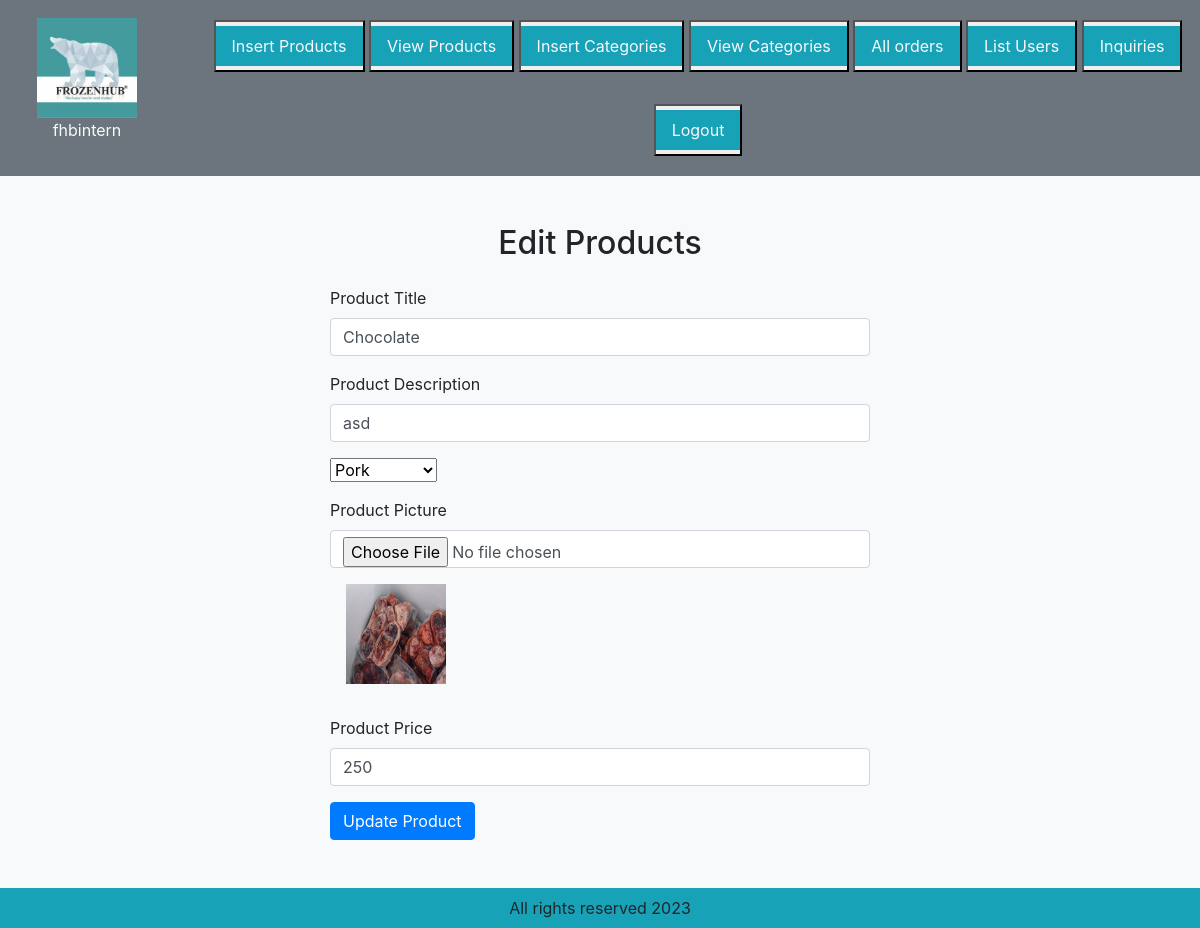
The page /admin_area/index.php?edit_products=9 (signed in) on the database its author committed.
### tables this page shows
CREATE TABLE `products` (
  `product_id` int(11) NOT NULL,
  `product_title` varchar(250) DEFAULT NULL,
  `product_description` varchar(250) DEFAULT NULL,
  `product_keyword` varchar(250) DEFAULT NULL,
  `product_price` bigint(250) DEFAULT NULL,
  `product_image` varchar(255) DEFAULT NULL,
  `category_id` int(11) DEFAULT NULL,
  `date` timestamp NOT NULL DEFAULT current_timestamp() ON UPDATE current_timestamp()
);

### admin_area/edit_products.php (the view, shortened to what this page needs)
<?php
include ('../includes/connect.php');
    $product = $_GET['edit_products'];
    $product_category ="";
    $category_query="SELECT * FROM products JOIN categories WHERE products.category_id = categories.category_id AND products.product_id = '$product'";
    $result_category= mysqli_query($conn,$category_query);
    if (mysqli_num_rows($result_category) == 0){
        echo"NO ROWS TO RETURN";
    }
    else {
    $row = mysqli_fetch_assoc($result_category);
    }
        $product_title = $row["product_title"];
        $product_description = $row["product_description"];
        $product_image = $row["product_image"];
        $product_price = $row["product_price"];
?>
<body class="bg-light">
    <div class="container mt-3">
    <h2 class = "text-center"> Edit Products </h2>
        <form method="POST" enctype="multipart/form-data">
            <div class="form-outline mb-4 w-50 m-auto pt-3">
                <label for="product_title" class="form-label">
                Product Title
                </label>
                <input type="text" name="product_title" id="product_title" class="form-control" value="<?php echo $product_title ?>" autocomplete="Off">
            </div>
            <div class="form-outline mb-4 w-50 m-auto pt-3">
                    <label for="product_description" class="form-label">
                    Product Description
                    </label>
                    <input type="text" name="product_description" id="product_description" class="form-control" value="<?php echo $product_description?>" autocomplete="Off">
                </div>
            <div class="form-outline mb-4 w-50 m-auto pt-3">
                <select name="product_category" id="product_category" class="form-select">
                    <?php
                    $category_query="SELECT * FROM categories ";
                    $result_category= mysqli_query($conn,$category_query);
                    while($row = mysqli_fetch_assoc($result_category)) {
                        $category_id= $row["category_id"];
                        $category_title= $row["category_title"];
                        ?>
                    <option value="<?php echo $category_id;?>"> <?php if ($category_id==$product_category) {echo "";}?> <?php echo $category_title;?> </option>
                    <?php
                        }
                        ?>
                    </select>
                </div>
            <div class="form-outline  mb-4 w-50 m-auto pt-3">
            <label for="product_image" class="form-label">Product Picture</label>
            <input type="file" accept=".jpg,.png" name="product_image[]" id="product_image" class="form-control">
            <?php echo"
            <img src = './product_images/$product_image' class='m-3' width='100px;' height='100px;'> "; ?>
            </div>
            <div class="form-outline mb-4 w-50 m-auto pt-3">
                        <label for="product_price" class="form-label">
                        Product Price
                        </label>
                        <input type="number" name="product_price" id="product_price" class="form-control" value="<?php echo $product_price ?>" autocomplete="Off">
                    </div>
           <div class="form-outline mb-4 w-50 m-auto pt-3 mt-3">
                <button type="submit" name="update-btn" class="btn btn-primary">Update Product</button>
                </div>
        </form>
    </div>
</body>

### style.css (style rules this page uses)
* { margin:0; padding:0; box-sizing: border-box; }

### rows shown on the page
products: product_title "Chocolate", product_description "asd", product_image (picture), product_price "250"

### other values the page prints
$username "fhbintern"
form field product_category "Pork"
